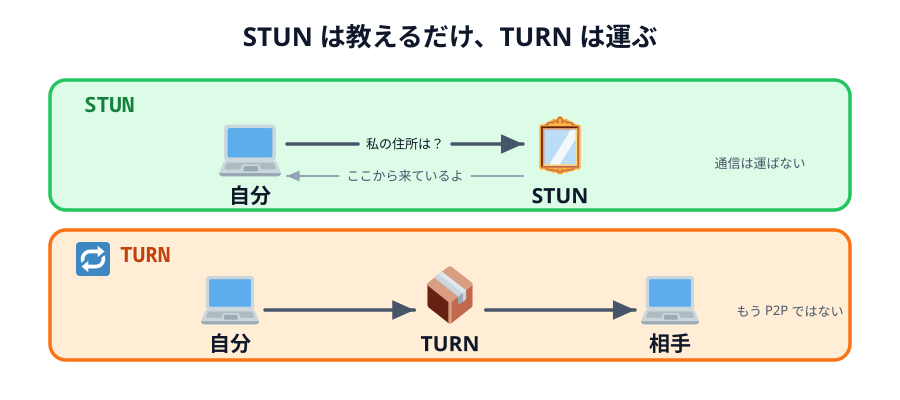

This chart was generated by the following Python code:
# 02-stun-turn.svg
# スキーマ: COUNTERFORCE（STUN で回避）+ SOURCE-PATH-GOAL（TURN が中継）

import sys
sys.path.insert(0, "/Users/seekseep/.claude/skills/genfig")
from genfig import Canvas, PALETTE

c = Canvas(900, 400)

c.text(450, 46, "STUN は教えるだけ、TURN は運ぶ", scale="xl")

c.sticky(50, 80, 800, 130, color="green")
c.text(84, 112, "STUN", scale="lg", align="left", fill=PALETTE["green"]["text"], font="technical")
me = c.node(250, 160, "自分", emoji_cp="1f4bb", w=110, h=70)
stun = c.node(560, 160, "STUN", emoji_cp="1fa9e", w=110, h=70)
# 往路と復路に同じ offset を渡すと、互いに反対側の車線へ分かれる
c.link(me, stun, label="私の住所は？", label_scale="sm", offset=16)
c.link(stun, me, label="ここから来ているよ", label_scale="sm", offset=16, primary=False)
c.text(760, 168, "通信は運ばない", scale="sm")

c.sticky(50, 230, 800, 130, color="orange")
c.text(120, 262, "TURN", scale="lg", align="left", fill=PALETTE["orange"]["text"], font="technical")
c.emoji("1f501", 76, 242, 34)
a = c.node(230, 310, "自分", emoji_cp="1f4bb", w=100, h=66)
turn = c.node(450, 310, "TURN", emoji_cp="1f4e6", w=110, h=66)
b = c.node(670, 310, "相手", emoji_cp="1f4bb", w=100, h=66)
c.link(a, turn)
c.link(turn, b)
c.text(790, 316, "もう P2P ではない", scale="sm")

c.save("02-stun-turn.svg")
